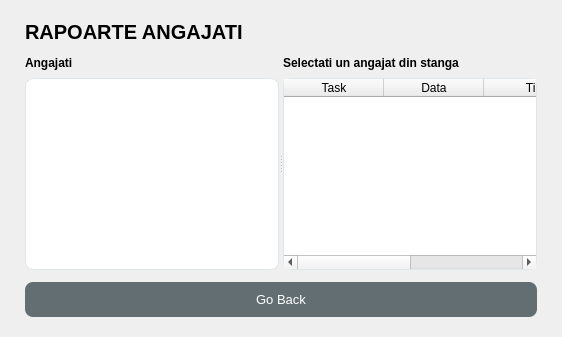
      <widget class="QWidget" name="pageRapoarte">
       <property name="styleSheet">
        <string notr="true">
QWidget#pageRapoarte {
    background-color: #f5f7fa;
}
QListWidget#listAngajatiRapoarte {
    border: 1px solid #dfe6e9;
    border-radius: 8px;
    background: white;
    font-size: 13px;
}
QListWidget#listAngajatiRapoarte::item:selected {
    background-color: #8e44ad;
    color: white;
    border-radius: 4px;
}
QTableWidget#tableRapoarte {
    border: 1px solid #dfe6e9;
    border-radius: 8px;
    background: white;
    gridline-color: #f1f2f6;
}
QPushButton#btnBackDinRapoarte {
    background-color: #636e72;
    color: white;
    border-radius: 8px;
    padding: 10px;
    font-size: 13px;
}
QPushButton#btnBackDinRapoarte:hover {
    background-color: #2d3436;
}
        </string>
       </property>
       <layout class="QVBoxLayout" name="vLayoutRapoarte">
        <property name="spacing">
         <number>12</number>
        </property>
        <property name="leftMargin">
         <number>25</number>
        </property>
        <property name="topMargin">
         <number>20</number>
        </property>
        <property name="rightMargin">
         <number>25</number>
        </property>
        <property name="bottomMargin">
         <number>20</number>
        </property>
        <item>
         <widget class="QLabel" name="labelTitluRapoarte">
          <property name="font">
           <font>
            <family>Segoe UI</family>
            <pointsize>15</pointsize>
            <bold>true</bold>
           </font>
          </property>
          <property name="text">
           <string>RAPOARTE ANGAJATI</string>
          </property>
         </widget>
        </item>
        <item>
         <widget class="QSplitter" name="splitterRapoarte">
          <property name="orientation">
           <enum>Qt::Orientation::Horizontal</enum>
          </property>
          <widget class="QWidget" name="widgetStanga">
           <layout class="QVBoxLayout" name="vLayoutStanga">
            <property name="spacing">
             <number>8</number>
            </property>
            <item>
             <widget class="QLabel" name="labelAngajatiR">
              <property name="font">
               <font>
                <family>Segoe UI</family>
                <bold>true</bold>
               </font>
              </property>
              <property name="text">
               <string>Angajati</string>
              </property>
             </widget>
            </item>
            <item>
             <widget class="QListWidget" name="listAngajatiRapoarte"/>
            </item>
           </layout>
          </widget>
          <widget class="QWidget" name="widgetDreapta">
           <layout class="QVBoxLayout" name="vLayoutDreapta">
            <property name="spacing">
             <number>8</number>
            </property>
            <item>
             <widget class="QLabel" name="labelRapoarteAngajat">
              <property name="font">
               <font>
                <family>Segoe UI</family>
                <bold>true</bold>
               </font>
              </property>
              <property name="text">
               <string>Selectati un angajat din stanga</string>
              </property>
             </widget>
            </item>
            <item>
             <widget class="QTableWidget" name="tableRapoarte">
              <attribute name="horizontalHeaderStretchLastSection">
               <bool>true</bool>
              </attribute>
              <column>
               <property name="text">
                <string>Task</string>
               </property>
              </column>
              <column>
               <property name="text">
                <string>Data</string>
               </property>
              </column>
              <column>
               <property name="text">
                <string>Tip</string>
               </property>
              </column>
              <column>
               <property name="text">
                <string>Descriere</string>
               </property>
              </column>
             </widget>
            </item>
           </layout>
          </widget>
         </widget>
        </item>
        <item>
         <widget class="QPushButton" name="btnBackDinRapoarte">
          <property name="text">
           <string>Go Back</string>
          </property>
         </widget>
        </item>
       </layout>
      </widget>
